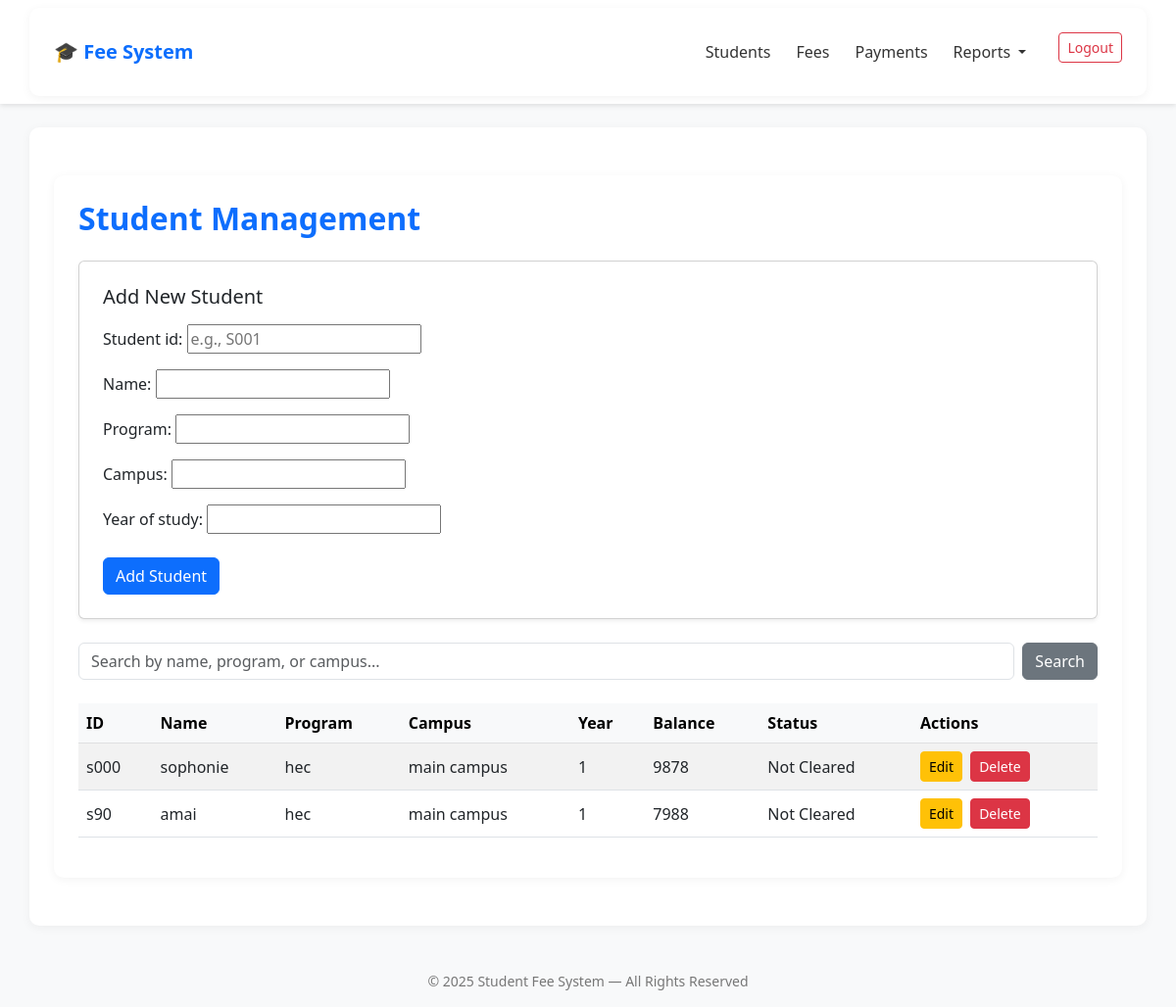
The app's page / (signed in), older data.
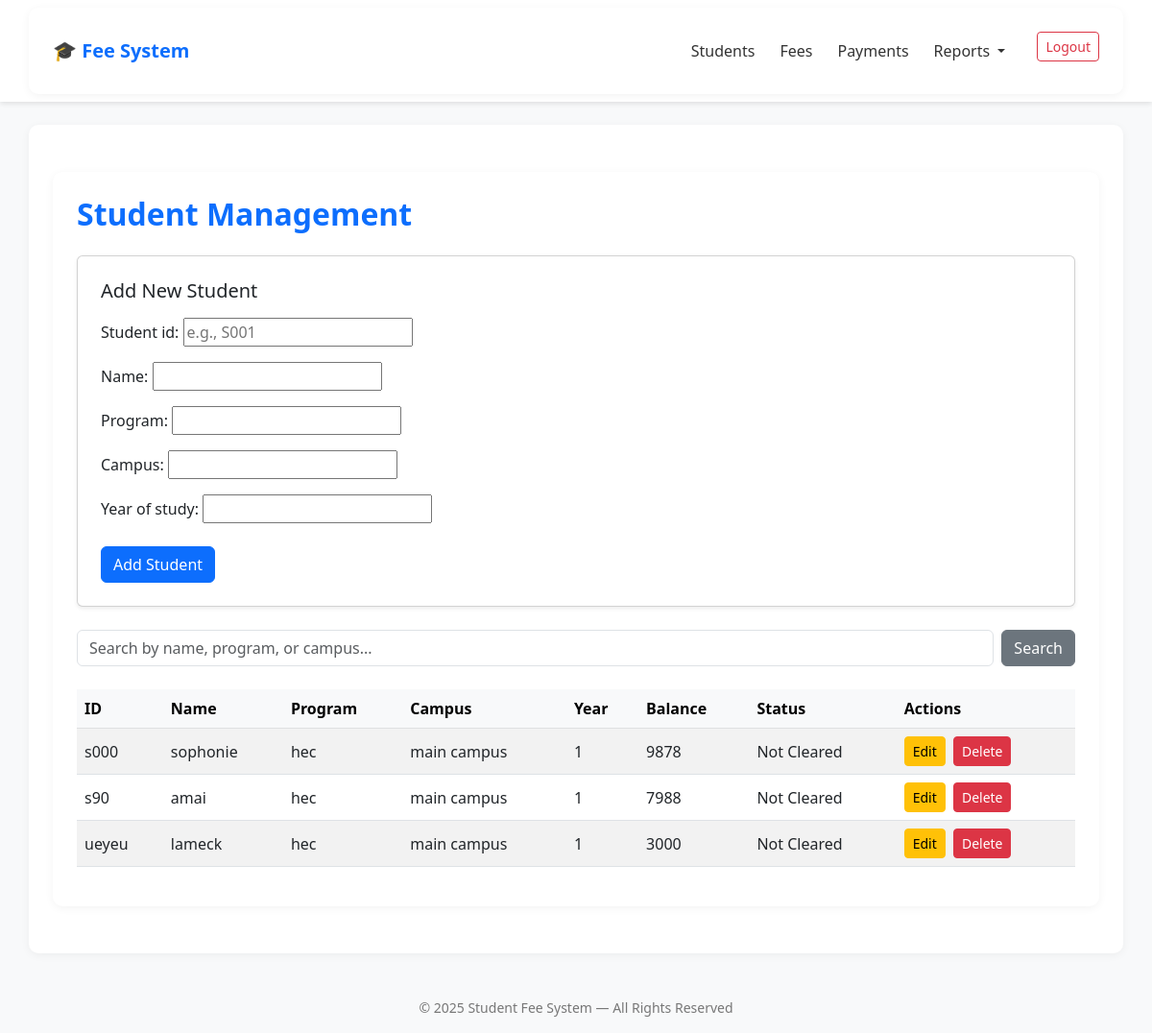
The same page, newer data.
### management/models.py (models this page shows, shortened)
class Student(models.Model):
    student_id = models.CharField(max_length=10, unique=True, primary_key=True)  # e.g., S001
    name = models.CharField(max_length=100)
    program = models.CharField(max_length=100)
    campus = models.CharField(max_length=50)
    year_of_study = models.PositiveIntegerField(validators=[MinValueValidator(1)])
    def get_total_fee(self):
        fee = FeeStructure.objects.filter(program=self.program, year=self.year_of_study).first()
        if not fee:
            print(f"DEBUG: No fee for {self.name} (program: {self.program}, year: {self.year_of_study})")  # Temp debug
            return 0
        print(f"DEBUG: Fee for {self.name}: {fee.total_fee}")  # Temp
        return fee.total_fee
    def get_total_paid(self):
        from django.db.models import Sum
        total = self.payment_set.aggregate(total=Sum('amount'))['total']
        paid = total or 0
        print(f"DEBUG: Paid for {self.name}: {paid}")  # Temp
        return paid
    def get_balance(self):
        fee = self.get_total_fee()
        paid = self.get_total_paid()
        balance = max(0, fee - paid)
        print(f"DEBUG: Balance for {self.name}: {balance}")  # Temp
        return balance
    def get_status(self):
        fee = self.get_total_fee()
        if fee == 0:
            return "Fee Not Defined"  # Clear edge case
        balance = self.get_balance()
        status = "Cleared" if balance == 0 else "Not Cleared"
        print(f"DEBUG: Status for {self.name}: {status}")  # Temp
        return status

class FeeStructure(models.Model):
    program = models.CharField(max_length=100)
    year = models.PositiveIntegerField(validators=[MinValueValidator(1)])
    total_fee = models.PositiveIntegerField(validators=[MinValueValidator(0)])
    class Meta:
        unique_together = ['program', 'year']  # No duplicate program/year combos

### management/views.py (the view, shortened to what this page needs)
# urls.py: path('', views.StudentListView.as_view(), name='student_list'),
class StudentListView(LoginRequiredMixin, ListView):
    model = Student
    template_name = 'management/student_list.html'
    context_object_name = 'students'
    def get_context_data(self, **kwargs):
        context = super().get_context_data(**kwargs)
        context['form'] = StudentForm()  # Empty form for GET requests
        return context
    def get_queryset(self):
        queryset = super().get_queryset()
        query = self.request.GET.get('q')
        if query:
            queryset = queryset.filter(
            name__icontains=query
            ) | queryset.filter(program__icontains=query) | queryset.filter(campus__icontains=query)
        return queryset

### management/forms.py
class StudentForm(forms.ModelForm):
    class Meta:
        model = Student
        fields = ['student_id', 'name', 'program', 'campus', 'year_of_study']
        widgets = {
            'student_id': forms.TextInput(attrs={'placeholder': 'e.g., S001'}),
            'year_of_study': forms.NumberInput(attrs={'min': 1}),
        }

### templates/management/student_list.html (shortened to what this page needs)
{% extends 'base.html' %}
{% block content %}
<div class="container my-4">
    <h2 class="mb-4 text-primary fw-bold">Student Management</h2>
    <div class="card shadow-sm p-4 mb-4">
        <h5 class="mb-3">Add New Student</h5>
        <form method="post">
            {{ form.as_p }}
            <button type="submit" class="btn btn-primary mt-2">Add Student</button>
        </form>
    </div>
    <div class="mb-4">
        <form method="get" class="d-flex">
            <input type="text" name="q" class="form-control me-2" placeholder="Search by name, program, or campus..." value="{{ request.GET.q }}">
            <button type="submit" class="btn btn-secondary">Search</button>
        </form>
    </div>
    <div class="table-responsive">
        <table class="table table-striped table-hover align-middle">
            <thead class="table-light">
                <tr>
                    <th>ID</th>
                    <th>Name</th>
                    <th>Program</th>
                    <th>Campus</th>
                    <th>Year</th>
                    <th>Balance</th>
                    <th>Status</th>
                    <th>Actions</th>
                </tr>
            </thead>
            <tbody>
                {% for student in students %}
                <tr>
                    <td>{{ student.student_id }}</td>
                    <td>{{ student.name }}</td>
                    <td>{{ student.program }}</td>
                    <td>{{ student.campus }}</td>
                    <td>{{ student.year_of_study }}</td>
                    <td>{{ student.get_balance }}</td>
                    <td>{{ student.get_status }}</td>
                    <td>
                        <a href="{% url 'student_edit' student.student_id %}" class="btn btn-sm btn-warning me-1">Edit</a>
                        <a href="{% url 'student_delete' student.student_id %}" class="btn btn-sm btn-danger" onclick="return confirm('Are you sure?')">Delete</a>
                    </td>
                </tr>
                {% empty %}
                <tr>
                    <td colspan="8" class="text-center">No students yet.</td>
                </tr>
                {% endfor %}
            </tbody>
        </table>
    </div>
</div>
{% endblock %}

Row changes from the older to the newer data that the page shows:
added Student: student_id "ueyeu", name "lameck", program "hec", campus "main campus", year_of_study "1", get_balance "3000", get_status "Not Cleared"
